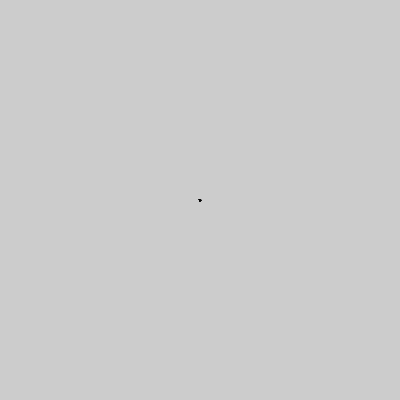
Frame 1 (no input)
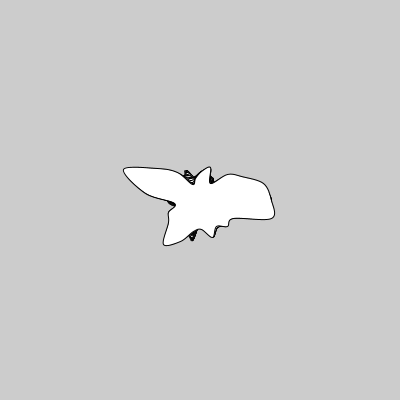
Frame 60 (the mouse pressed at the canvas centre just before this capture)
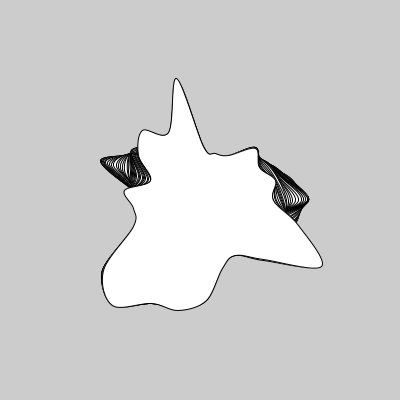
Frame 120 (the mouse held since frame 60 and released just before this capture)

The Processing sketch that drew these frames (run headless with seeded random() and noise(); from frame 60 on, the mouse is pressed at the canvas centre):

// Processing sketch: algirdas_virus_noise_curve
// ── algirdas_virus_noise_curve.pde
int num=25;
float a;

void setup() {
  size(400, 400);
  smooth();
}

void draw() {

  if (mousePressed && mouseButton == LEFT) filter(BLUR);
  if (mousePressed && mouseButton == RIGHT) background(204);
  //204 in grayscale is the default background color

  num=constrain(num, 3, 100);

  beginShape();
  for (int i=0; i<num+3; i++) {

    float n=noise(.5*(i%num), frameCount*.015);
    a=2*PI*i/num;

    //curveVertex(width/2+(frameCount%200)*cos(a)*n,
    //height/2+(frameCount%200)*sin(a)*n);

    curveVertex(width/2+250*abs(sin(frameCount*2*PI/800))*cos(a)*n, 
    height/2+250*abs(sin(frameCount*2*PI/800))*sin(a)*n);
  }
  endShape();
}


void keyPressed() {
  if (key == '-') num--;
  if (key == '=') num++;
  println(num);
}
